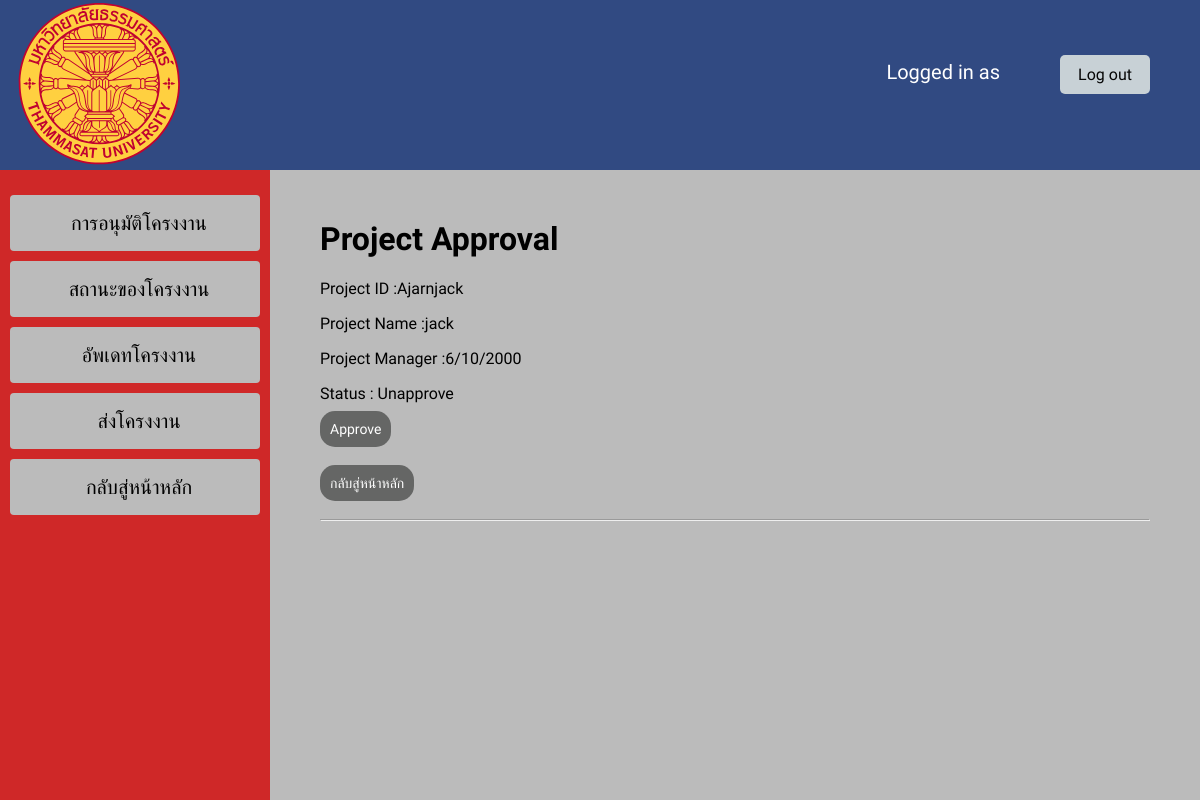
/approved/6, run on an earlier commit of the app's database.
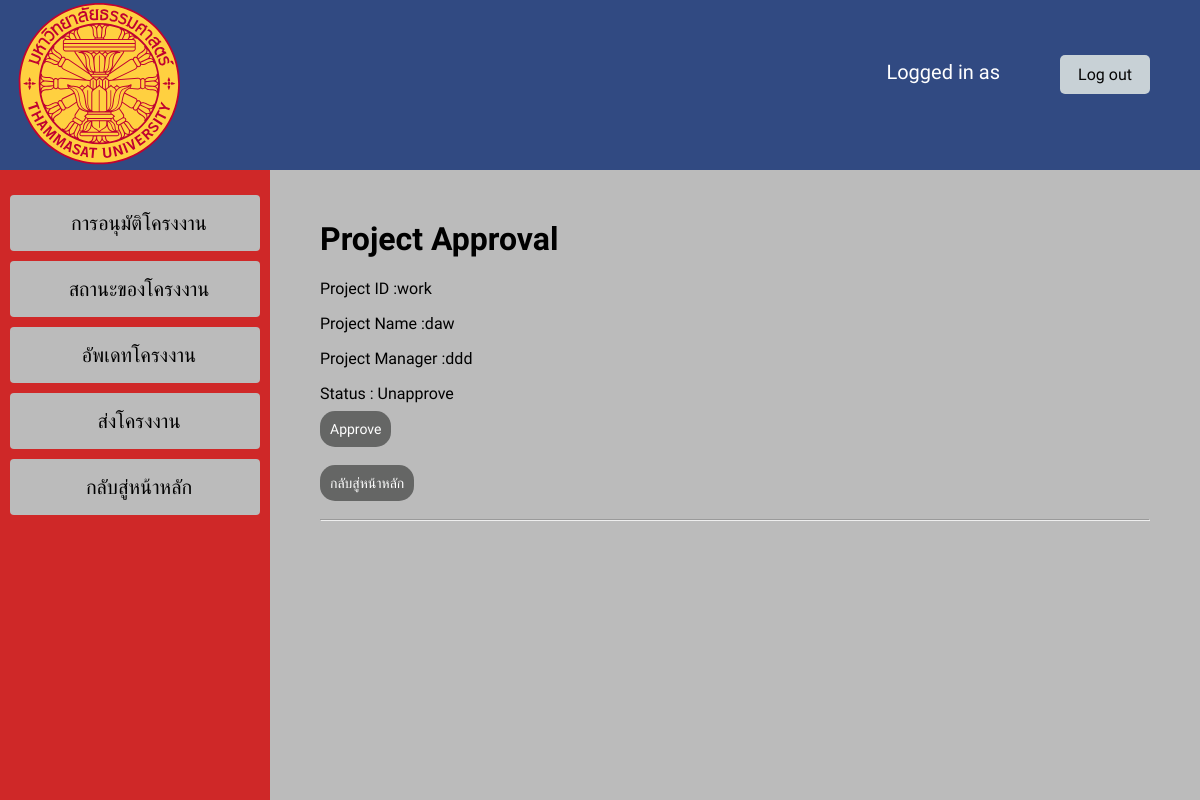
And on a later commit of the database.
### project/models.py (models this page shows)
class ProjectBefore (models.Model):
    ProID = models.AutoField(primary_key=True)
    status = models.CharField(max_length=100 ,default='Unapprove')
    projectname = models.CharField(max_length=150)
    projectmanager= models.CharField(max_length=150)
    article = models.CharField(max_length=1500)
    PreStudentID = models.ManyToManyField(User, blank=True, related_name="PreStudentID")

### users/views.py (the view)
# urls.py: path('approved/<int:ProID>', views.approved, name='approved'),
def approved(request, ProID):
    projectid = ProID
    return render(request, "users/projectcheck.html",{
        "project": ProjectBefore.objects.filter(ProID=projectid)
    })

### users/templates/users/projectcheck.html (shortened to what this page needs)
{% extends "users/layout.html" %}
{% block body %}
<body style="background-color:#bbbbbb;">
    <div style="margin:220px 50px">
    <h1> Project Approval </h1>
    {% for project in project %}
                    <p>Project ID :{{ project.projectname }}</p>
                    <p>Project Name :{{ project.projectmanager }}</p>
                    <p>Project Manager :{{ project.article }}</p>
                    <p>Status : {{ project.status }}</p>
                    <p><a href="{% url 'users:checkapprove' project.ProID %}" class="button">Approve</a></p>
    {% endfor %}
    <br>
    <a href="{% url 'users:index' %}" class="button">กลับสู่หน้าหลัก</a>
    <br>
    <br>
    <hr class="new2">
</body>
{% endblock %}

What changed in the data, as far as the page shows it:
changed ProjectBefore "Unapprove": projectname "Ajarnjack" → "work"; projectmanager "jack" → "daw"; article "6/10/2000" → "ddd"
